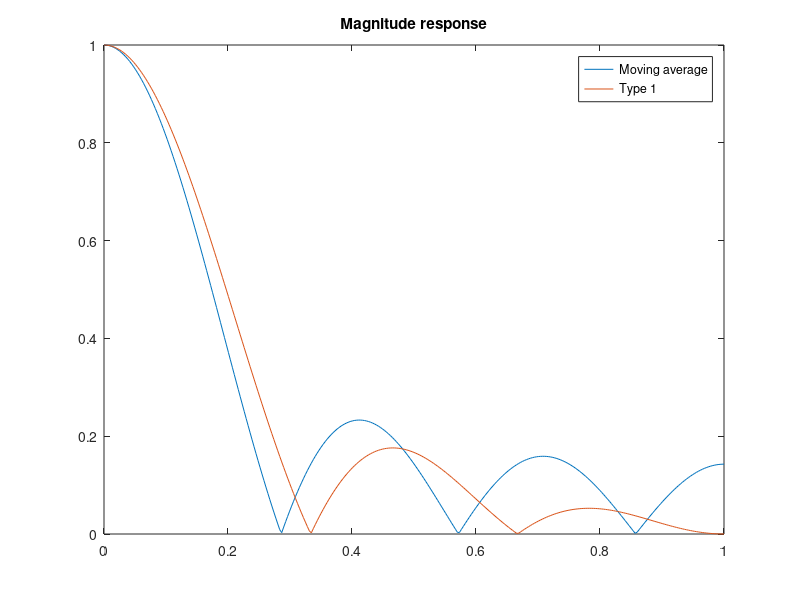

Recreate this plot in MATLAB.
pkg load signal;
clear all;

hm = 1/7*[1 1 1 1 1 1 1];
h1 = 1/6*[0.5 1 1 1 1 1 0.5];
w = [0:0.01:3.14];
[HM, WM] = freqz(hm, 1, w);
[H1, W1] = freqz(h1, 1, w);
figure(1);
plot(w/3.14, abs(HM), w/3.14, abs(H1));
legend('Moving average', 'Type 1');
title('Magnitude response');

pause;
print -depslatex "-S800,600" "typeI.tex"
